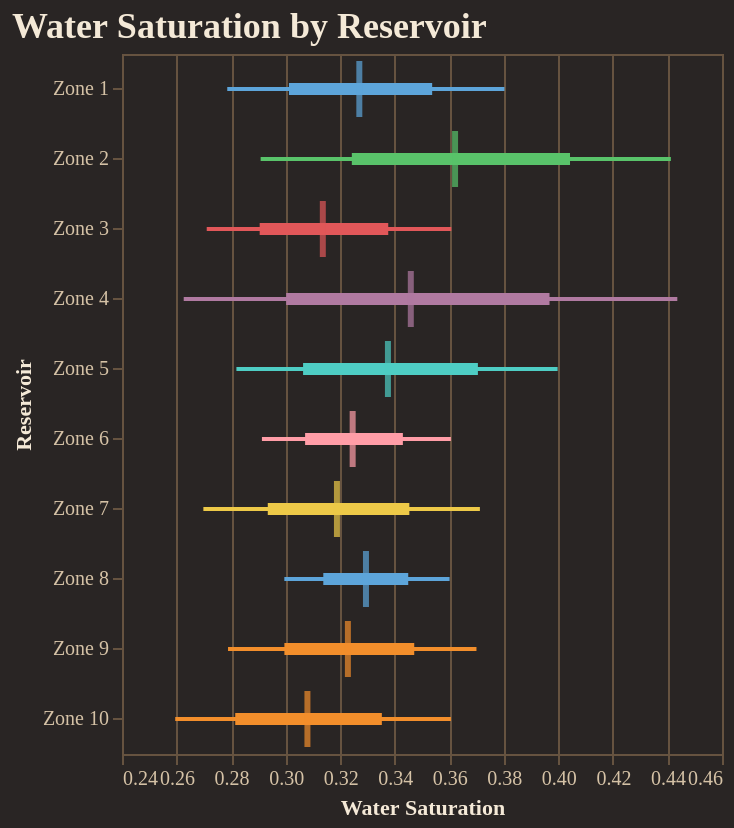

Notebook code for this chart:
### Code cell
fig = reporter.plotter.forest_plot(
    "Water Saturation", 
    backend=PLOTTING_BACKEND
)
fig.show()

### Figure 1 — Vega-Lite specification as saved in the notebook (floating-point values rounded to 4 significant figures)
{"config": {"background": "#292524", "view": {"fill": "#292524", "stroke": "#665340"}, "title": {"color": "#f4e9d7", "font": "Merriweather", "fontSize": 18, "fontWeight": 600, "subtitleColor": "#d5c2a6", "anchor": "start"}, "axis": {"domainColor": "#665340", "gridColor": "#665340", "tickColor": "#665340", "labelColor": "#d5c2a6", "titleColor": "#f4e9d7", "labelFont": "Merriweather", "titleFont": "Merriweather"}, "legend": {"titleColor": "#f4e9d7", "labelColor": "#d5c2a6", "labelFont": "Merriweather", "titleFont": "Merriweather", "orient": "top-right", "symbolType": "circle"}, "header": {"labelColor": "#d5c2a6", "titleColor": "#f4e9d7", "labelFont": "Merriweather", "titleFont": "Merriweather"}, "mark": {"color": "#c78d3b"}, "line": {"color": "#c78d3b"}, "bar": {"color": "#c78d3b"}, "point": {"color": "#ddb06d"}, "area": {"color": "#c78d3b", "opacity": 0.35}, "text": {"color": "#f4e9d7", "font": "Merriweather"}, "range": {"category": ["#5DA5DA", "#F28E2B", "#59C36A", "#E15759", "#B07AA1", "#4ECDC4", "#FF9DA7", "#EDC948"]}}, "layer": [{"mark": {"type": "rule", "strokeWidth": 2}, "encoding": {"color": {"field": "group", "legend": null, "type": "nominal"}, "x": {"field": "p10", "scale": {"zero": false}, "title": "Water Saturation", "type": "quantitative"}, "x2": {"field": "p90"}, "y": {"field": "group", "sort": ["Zone 1", "Zone 2", "Zone 3", "Zone 4", "Zone 5", "Zone 6", "Zone 7", "Zone 8", "Zone 9", "Zone 10"], "title": "Reservoir", "type": "nominal"}}}, {"mark": {"type": "rule", "strokeWidth": 6}, "encoding": {"color": {"field": "group", "legend": null, "type": "nominal"}, "x": {"field": "p25", "scale": {"zero": false}, "title": "Water Saturation", "type": "quantitative"}, "x2": {"field": "p75"}, "y": {"field": "group", "sort": ["Zone 1", "Zone 2", "Zone 3", "Zone 4", "Zone 5", "Zone 6", "Zone 7", "Zone 8", "Zone 9", "Zone 10"], "title": "Reservoir", "type": "nominal"}}}, {"mark": {"type": "tick", "color": "black", "size": 28, "thickness": 3}, "encoding": {"color": {"field": "group", "legend": null, "type": "nominal"}, "tooltip": [{"field": "group", "title": "Group", "type": "nominal"}, {"field": "p10", "title": "P10", "type": "quantitative"}, {"field": "p25", "title": "P25", "type": "quantitative"}, {"field": "median", "title": "Median", "type": "quantitative"}, {"field": "p75", "title": "P75", "type": "quantitative"}, {"field": "p90", "title": "P90", "type": "quantitative"}], "x": {"field": "median", "scale": {"zero": false}, "title": "Water Saturation", "type": "quantitative"}, "y": {"field": "group", "sort": ["Zone 1", "Zone 2", "Zone 3", "Zone 4", "Zone 5", "Zone 6", "Zone 7", "Zone 8", "Zone 9", "Zone 10"], "title": "Reservoir", "type": "nominal"}}}], "data": {"name": "data-3e46f23c75818c9d3592f641ffbd620f"}, "height": 350, "title": "Water Saturation by Reservoir", "width": "container", "$schema": "https://vega.github.io/schema/vega-lite/v5.20.1.json", "datasets": {"data-3e46f23c75818c9d3592f641ffbd620f": [{"group": "Zone 1", "p10": 0.2786, "p25": 0.3012, "median": 0.327, "p75": 0.3537, "p90": 0.3802}, {"group": "Zone 2", "p10": 0.2908, "p25": 0.3243, "median": 0.3621, "p75": 0.4043, "p90": 0.4412}, {"group": "Zone 3", "p10": 0.2711, "p25": 0.2905, "median": 0.3136, "p75": 0.3376, "p90": 0.3608}, {"group": "Zone 4", "p10": 0.2626, "p25": 0.3002, "median": 0.3459, "p75": 0.3968, "p90": 0.4436}, {"group": "Zone 5", "p10": 0.282, "p25": 0.3064, "median": 0.3375, "p75": 0.3705, "p90": 0.3997}, {"group": "Zone 6", "p10": 0.2913, "p25": 0.3071, "median": 0.3246, "p75": 0.343, "p90": 0.3606}, {"group": "Zone 7", "p10": 0.2698, "p25": 0.2935, "median": 0.3188, "p75": 0.3454, "p90": 0.3712}, {"group": "Zone 8", "p10": 0.2995, "p25": 0.3138, "median": 0.3295, "p75": 0.345, "p90": 0.3601}, {"group": "Zone 9", "p10": 0.2789, "p25": 0.2995, "median": 0.3228, "p75": 0.3472, "p90": 0.37}, {"group": "Zone 10", "p10": 0.2595, "p25": 0.2815, "median": 0.308, "p75": 0.3353, "p90": 0.3606}]}}
